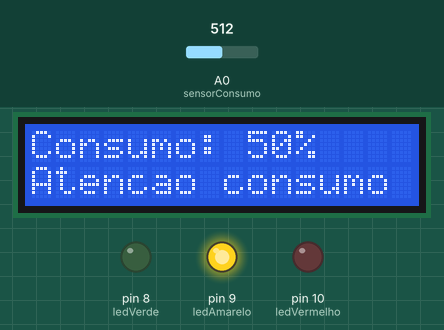
A sketch run on a simulated Arduino Uno, built with avr-gcc and run on an emulated ATmega328P. Parts: 16×2 character LCD, output pins drawn as LEDs (lit = HIGH). Inputs (shaded band) come from the test bench; at power-on: A0 (sensorConsumo) = 512.

Above: at 3.2 s.
3.3 s: A0 (sensorConsumo) set to 333
At 4.0 s:
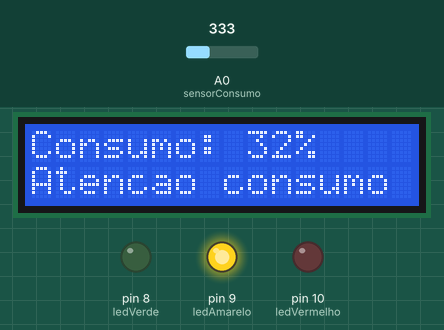
5.0 s: A0 (sensorConsumo) set to 305
At 5.7 s:
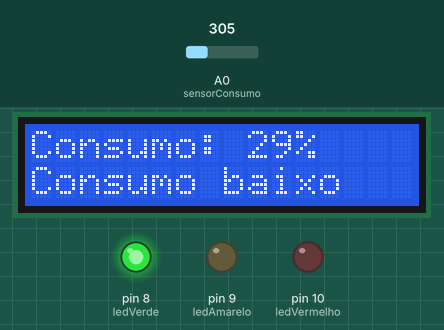
6.6 s: A0 (sensorConsumo) set to 900
At 7.3 s:
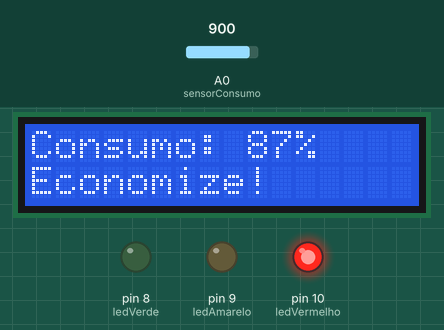
8.1 s: A0 (sensorConsumo) set to 741
At 9.0 s:
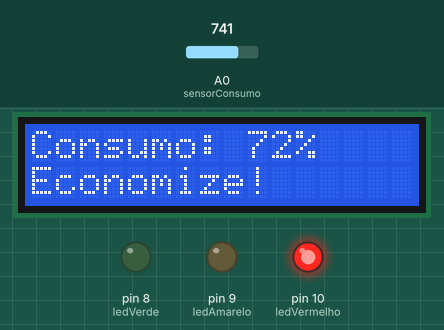
9.6 s: A0 (sensorConsumo) set to 709
At 10.6 s:
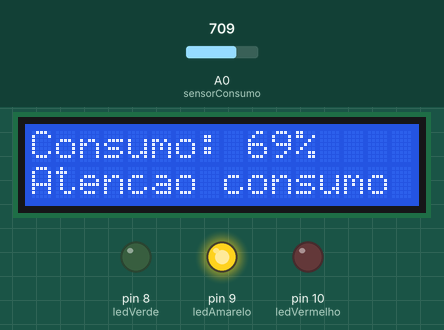
11.1 s: A0 (sensorConsumo) set to 306
At 12.3 s:
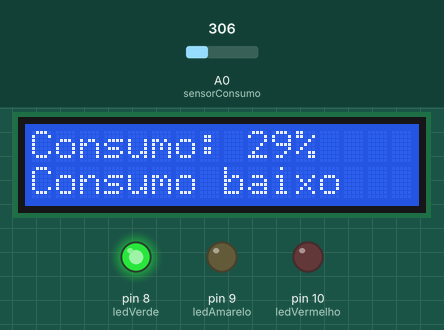
Timing chart, 0 to 13.6 s (numbered marks = the images above; inputs shaded):
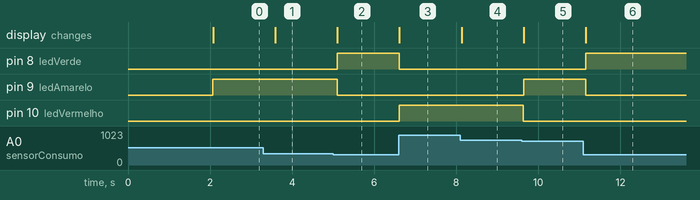

The sketch:

smartenergy.ino
```cpp
#include <LiquidCrystal.h>

// Configuracao do LCD
LiquidCrystal lcd(12, 11, 5, 4, 3, 2);

// LEDs
const int ledVerde = 8;
const int ledAmarelo = 9;
const int ledVermelho = 10;

// Potenciometro de consumo
const int sensorConsumo = A0;

void setup() {

  pinMode(ledVerde, OUTPUT);
  pinMode(ledAmarelo, OUTPUT);
  pinMode(ledVermelho, OUTPUT);

  lcd.begin(16, 2);

  lcd.print("Citizen Assist");
  lcd.setCursor(0, 1);
  lcd.print("Monitor Energia");

  delay(2000);
  lcd.clear();
}

void loop() {

  // Leitura do potenciometro
  int leitura = analogRead(sensorConsumo);

  // Conversao para porcentagem
  int consumo = map(leitura, 0, 1023, 0, 100);

  // Apaga todos os LEDs
  digitalWrite(ledVerde, LOW);
  digitalWrite(ledAmarelo, LOW);
  digitalWrite(ledVermelho, LOW);

  // Exibe consumo no LCD
  lcd.setCursor(0, 0);
  lcd.print("Consumo: ");
  lcd.print(consumo);
  lcd.print("%   ");

  lcd.setCursor(0, 1);

  // Consumo baixo
  if (consumo <= 30) {

    digitalWrite(ledVerde, HIGH);
    lcd.print("Consumo baixo   ");

  }

  // Consumo moderado
  else if (consumo <= 70) {

    digitalWrite(ledAmarelo, HIGH);
    lcd.print("Atencao consumo ");

  }

  // Consumo elevado
  else {

    digitalWrite(ledVermelho, HIGH);
    lcd.print("Economize!      ");

  }

  delay(500);
}
```

Measured:
- the behaviour switches between 318 and 317 on A0 (sensorConsumo) (found by bisection; images 1 and 2)
- the behaviour switches between 727 and 726 on A0 (sensorConsumo) (found by bisection; images 4 and 5)
- after the input at 3.3 s, the display: changes after 0.29 s (image 1)
- after the input at 5.0 s, pin 8 (ledVerde): LOW → HIGH after 0.10 s; pin 9 (ledAmarelo): HIGH → LOW after 0.10 s; the display: changes after 0.10 s (image 2)
- after the input at 6.6 s, pin 8 (ledVerde): HIGH → LOW at once; pin 10 (ledVermelho): LOW → HIGH at once; the display: changes at once (image 3)
- after the input at 8.1 s, the display: changes at once (image 4)
- after the input at 9.6 s, pin 9 (ledAmarelo): LOW → HIGH at once; pin 10 (ledVermelho): HIGH → LOW at once; the display: changes at once (image 5)
- after the input at 11.1 s, pin 8 (ledVerde): LOW → HIGH after 0.05 s; pin 9 (ledAmarelo): HIGH → LOW after 0.05 s; the display: changes after 0.06 s (image 6)
